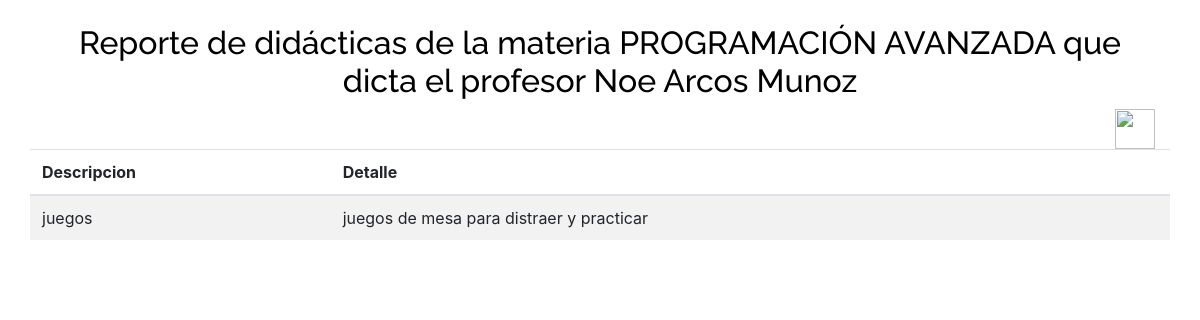
/materiasDidacticas/didacticasSegunProfesor.php?codigoMateria=15&codigoProfesor=10, run on the app's committed database.
### tables this page shows
CREATE TABLE `res_profesor` (
  `codigo` int(11) NOT NULL,
  `nombre` varchar(100) NOT NULL,
  `apellido` varchar(100) NOT NULL,
  `cedula` varchar(50) DEFAULT NULL,
  `clave` varchar(50) DEFAULT NULL
);

CREATE TABLE `res_espacio` (
  `codigo` int(11) NOT NULL,
  `nombre` varchar(100) DEFAULT NULL,
  `codigo_componente` int(11) DEFAULT NULL
);

CREATE TABLE `res_didactica` (
  `descripcion` varchar(200) NOT NULL,
  `detalle` varchar(4055) NOT NULL
);

### materiasDidacticas/didacticasSegunProfesor.php (the view, shortened to what this page needs)
<?php
require '../environmentConexion.php';
$codigoProfesor = $_GET['codigoProfesor'];
$codigoMateria = $_GET['codigoMateria'];
$sql="SELECT d.* FROM res_didactica AS d,res_espacio AS e,res_asignacion_didactica AS a,res_profesor AS p
WHERE e.codigo = a.codigo_espacio AND p.codigo = a.codigo_profesor AND d.descripcion = a.descripcion_didactica
AND e.codigo = $codigoMateria and p.codigo = $codigoProfesor";
$resultado = $mysqli->query($sql);
$sql2 = "SELECT DISTINCT p.nombre AS profesor,p.apellido AS apellido, e.nombre AS materia FROM res_didactica AS d,res_espacio AS e,res_asignacion_didactica AS a,res_profesor AS p
WHERE e.codigo = a.codigo_espacio AND p.codigo = a.codigo_profesor AND d.descripcion = a.descripcion_didactica
AND e.codigo = $codigoMateria and p.codigo = $codigoProfesor";
$resultado2 = $mysqli->query($sql2);
?>
<html lang="es">
<head>
    <link rel="stylesheet" href="../materiasDidacticas/css/styleMostrarParaPDFS.css">
    <link rel="stylesheet" href="https://cdn.jsdelivr.net/npm/bootstrap@4.5.3/dist/css/bootstrap.min.css"
>
</head>
<body>
    <div class="container">
        <br>
        <?php while($row = $resultado2->fetch_array(MYSQLI_ASSOC)) {?>
        <h2>Reporte de didácticas de la materia <?php echo $row['materia']?> que dicta el profesor <?php echo $row['profesor']?> <?php echo $row['apellido']?> </h2>
        <?php } ?>
        <div class="row">
            <div id="content" class="col-lg-12">
                <a class="nada" href="./reporteDidacticasSegunProfesor.php?codigoMateria=<?php echo $codigoMateria?>&codigoProfesor=<?php  echo $codigoProfesor ?>">
                    <img src="../images/pdf.png" alt="" width="40" height="40">
                </a>
            </div>
            <br>
            <div class="table-responsive">
                <table class="table table-striped table-hover ">
                    <thead>
                        <th>Descripcion</th>
                        <th>Detalle</th>
                    </thead>
                    <?php while($row = $resultado->fetch_array(MYSQLI_ASSOC)) {?>
                    <tr>
                        <td><?php echo $row['descripcion']?> </td>
                        <td><?php echo $row['detalle']?></td>
                    </tr>
                    <?php } ?>
                </table>
            </div>
        </div>
</body>
</html>

### materiasDidacticas/css/styleMostrarParaPDFS.css (style rules this page uses)
body { text-align: center; }
.container { text-align: center; }
h2 { text-align: center; color: black; font-size: 3em; font-family: 'Raleway', sans-serif; }
.row { text-align: right; }

### data on the page
res_profesor: res_espacio.nombre "PROGRAMACIÓN AVANZADA", nombre "Noe", apellido "Arcos Munoz"
res_didactica: descripcion "juegos", detalle "juegos de mesa para distraer y practicar"
